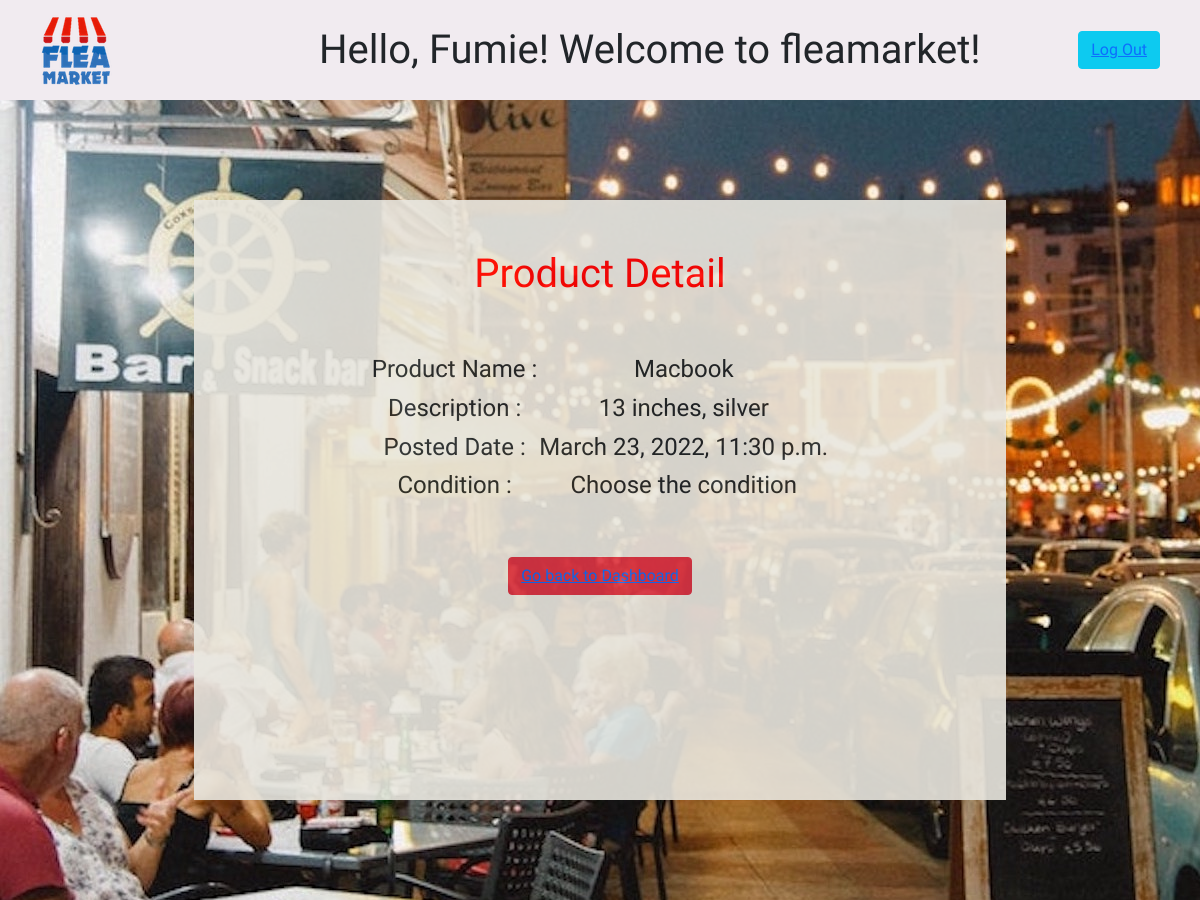
The page /products/detail/7 (signed in) on the database its author committed.
### koukan_app/models.py (models this page shows)
class User(models.Model):
    first_name = models.CharField(max_length=45)
    last_name = models.CharField(max_length=45)
    email = models.EmailField(unique=True)
    password = models.CharField(max_length=255)
    objects = UserManager()

class Product(models.Model):
    product_name = models.CharField(max_length=45)
    description = models.CharField(max_length=255)
    condition = models.CharField(max_length=255)
    user = models.ForeignKey(User, related_name = "products",on_delete=models.CASCADE)
    created_at = models.DateTimeField(auto_now_add=True)
    updated_at = models.DateTimeField(auto_now=True)
    objects= ProductManager()

### koukan_app/views.py (the view)
# urls.py: path('products/detail/<int:id>', views.detail),
def detail(request, id):
    product = Product.objects.get(id=id)
    user = User.objects.get(id = request.session['user_id'])
    context = {
        "user" :user,
        "product": product,
    }
    return render(request,'product_detail.html', context)

### koukan_app/templates/product_detail.html (shortened to what this page needs)
<!DOCTYPE html>
<html lang="en">
<head>
    <link href="https://cdn.jsdelivr.net/npm/bootstrap@5.1.3/dist/css/bootstrap.min.css" rel="stylesheet">
    {% load static %}
    <link rel="stylesheet" href="{%static 'css/style.css'%}">
</head>
<body>
    <div id="header">
        {% load static %}
        <a href="/products"><img src="{% static "imgs/fleamarket.png" %}" alt="logo"/></a>
        <span style="font-size: 250%">Hello,  {{user.first_name}}! Welcome to fleamarket!</span>
        <button type="button" class="btn btn-info"><a href="/logout">Log Out</a></button>
    </div>
    <div id="wrapper">
        <div id="middle-wrapper">
        <h1>Product Detail</h1>
            <table>
                <tbody>
                    <th>  <h4>Product Name :</h4></th>
                    <th>  <h4>{{ product.product_name }}</h4></th>
                </tbody>
                <tbody>
                    <th>  <h4>Description :</h4></th>
                    <th>  <h4>{{ product.description}}</h4></th>
                </tbody>
                <tbody>
                    <th>  <h4>Posted Date :</h4></th>
                    <th>  <h4>{{ product.created_at}}</h4></th>
                <tbody>
                    <th>  <h4>Condition :</h4></th>
                    <th>  <h4>{{ product.condition}}</h4></th>
                </tbody>
            </table>
            <button type="button" class="btn btn-danger"><a href="/products">Go back to Dashboard</a></button>
        </div>
    </div>
</body>
</html>

### koukan_app/static/css/style.css (style rules this page uses)
* { font-family: 'Arima Madurai', cursive; }
#wrapper { background: url('/static/imgs/market.jpg') no-repeat fixed; min-height: 100vh; width: 100%; margin: auto; display: flex; padding: 20px; flex-direction: column; justify-content: space-around; text-align: center; }
#header { width: 100%; height: 100px; display: flex; flex-direction: row; justify-content: space-between; align-items: center; background-color: rgb(241, 235, 240); padding-left: 40px; padding-right: 40px; }
#middle-wrapper { width: 70%; height: 600px; background-color: rgb(233, 231, 223);opacity:0.9; margin: auto; display: flex; flex-direction: column; justify-content: start; align-items: center; padding:50px; }
h1 { color:red; }

### rows shown on the page
User: first_name "Fumie"
Product: product_name "Macbook", description "13 inches, silver", created_at "March 23, 2022, 11:30 p.m.", condition "Choose the condition"
